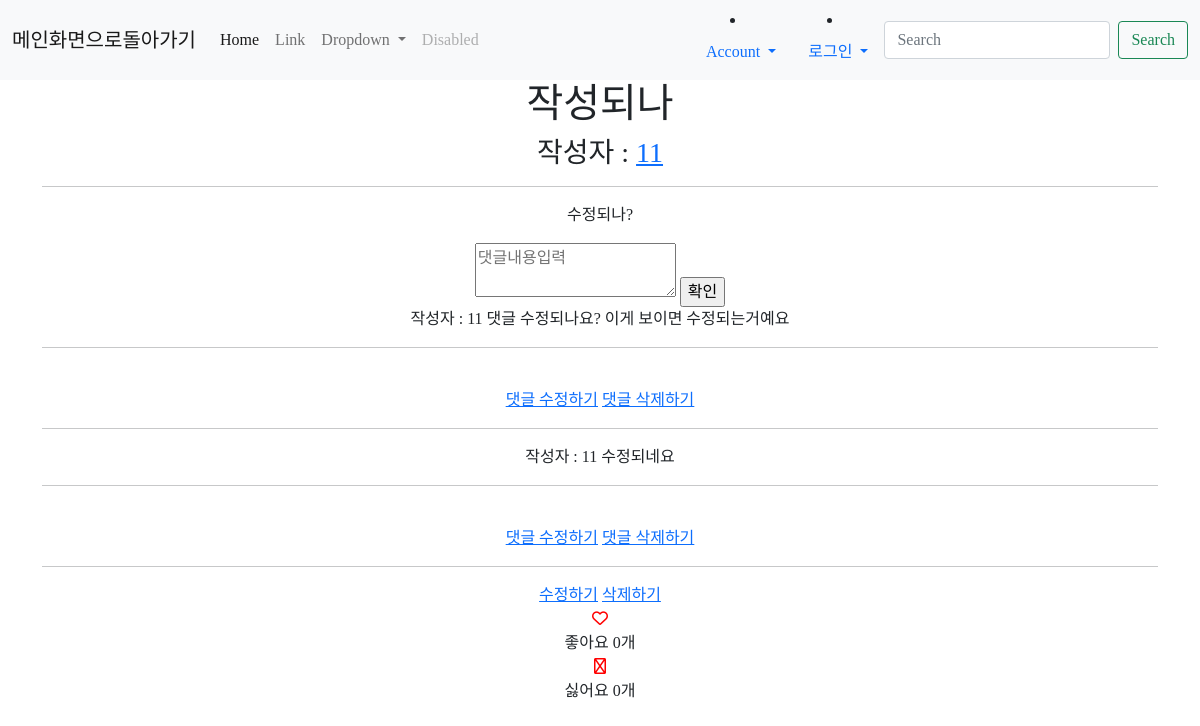
Before: /5 with the older database file.
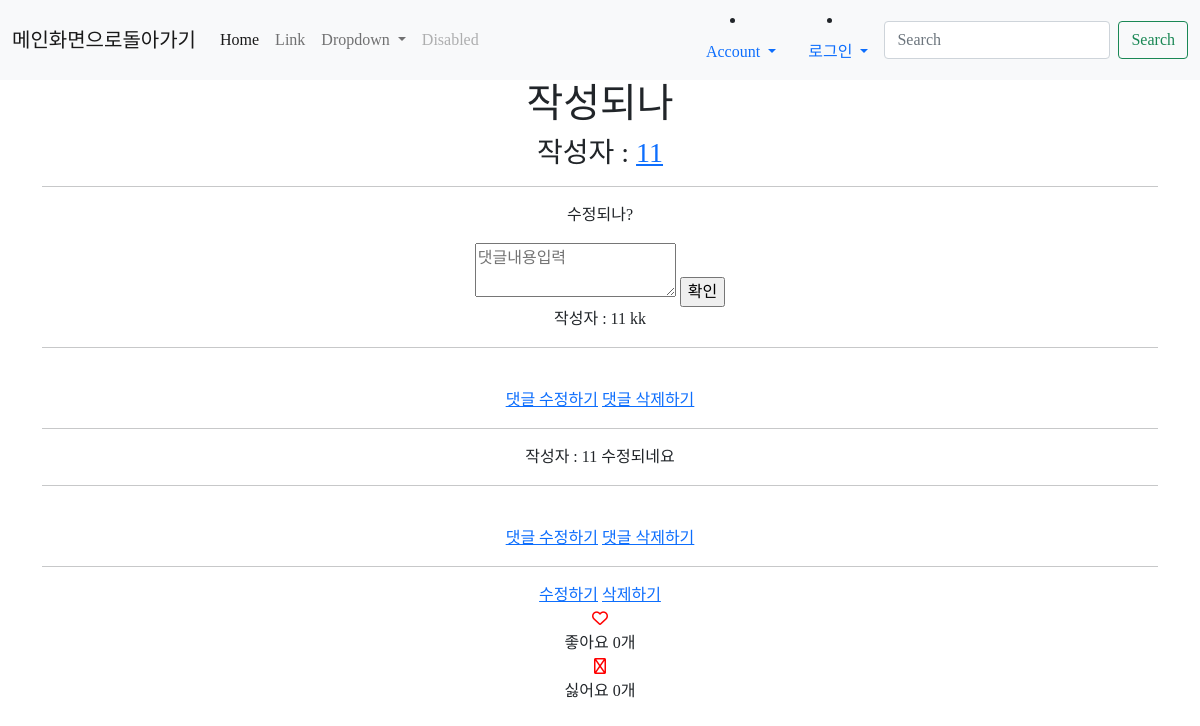
After: the same page with the newer database file.
### main/models.py (models this page shows)
class Comment(models.Model):
    content = models.TextField()
    writer = models.ForeignKey(User, on_delete=models.CASCADE)
    post = models.ForeignKey( Post ,on_delete=models.CASCADE, related_name ='comments')
    created_at = models.DateTimeField(auto_now=True)
    update_at = models.DateTimeField(auto_now=True)

### main/views.py (the view)
# urls.py: path('<str:id>', detail, name="detail"),
def detail(request,id):
    post=get_object_or_404(Post, pk=id)
    all_comments = post.comments.all().order_by('-created_at')
    return render(request,'main/detail.html',{'post':post, 'comments':all_comments})

### main/models.py (called while the page is built)
    @property
    def like_count(self):
        return self.like_user_set.count()

    @property
    def dislike_count(self):
        return self.dislike_user_set.count()

### main/templates/main/detail.html (shortened to what this page needs)
{% extends 'base.html' %}
{% load static %}
{% block content %}
<h1>{{post.title}}</h1>
{% if post.writer %}
 <h3>작성자 : <a href="{% url 'users:mypage' post.writer.id %}">{{ post.writer }}</a> </h3>
{% else %}
 <h3>작성자 : 알 수 없음</h3>
{% endif %}
<hr>
<p>{{post.body}}</p>
<div>
    <form action="{%url 'main:create_comment' post.id%}" method="POST">
       <textarea name="content" placeholder="댓글내용입력"></textarea>
       <input type="submit" value="확인">
    </form>
</div>
<div>
    {% for comment in comments %}
        <div>
        작성자 : {{comment.writer}}
        {{comment.content}}
        <br><hr>
        <br>
        <a href="{% url 'main:edit_comment' post.id comment.id %}">댓글 수정하기</a>
        <a href="{% url 'main:delete_comment' post.id comment.id%}">댓글 삭제하기</a>
        <hr>
        </div>
    {% endfor %}
</div>
<a href="{% url 'main:edit' post.id%}">수정하기</a>
<a href="{% url 'main:delete' post.id %}">삭제하기</a>
<span href="#" class="like" name ="{{post.id}}" value="Like">
    {% if user in post.like_user_set.all %}
        <div class="alt-service-icon">
            <i class="fas fa-heart" id ="like-icon" style="color:red;"></i>
        </div>
    {% else %}
        <div class="alt-service-icon">
            <i class="far fa-heart" id ="like-icon" style="color:red;"></i>
        </div>
    {% endif %}
        <span id="count-{{ post.id }}" class="alt-services-title font-alt">
            좋아요
            {% if post.like_count == 0 %}
                0개
            {% else %}
                {{ post.like_count }}개
            {% endif %}
        </span>
</span>
<span href="#" class="dislike" name ="{{post.id}}" value="Dislike">
    {% if user in post.dislike_user_set.all %}
        <div class="alt-service-icon">
            <i class="fa-solid fa-fire" id ="dislike-icon" style="color:red;"></i>
        </div>
    {% else %}
        <div class="alt-service-icon">
            <i class="far fa-fire" id ="dislike-icon" style="color:red;"></i>
        </div>
    {% endif %}
        <span id="count2-{{ post.id }}" class="alt-services-title font-alt">
            싫어요
            {% if post.dislike_count == 0 %}
                0개
            {% else %}
                {{ post.dislike_count }}개
            {% endif %}
        </span>
 </span>
{% endblock %}

Changed rows visible on the page:
removed Comment: writer "11", content "댓글 수정되나요? 이게 보이면 수정되는거예요"
added Comment: writer "11", content "kk"
